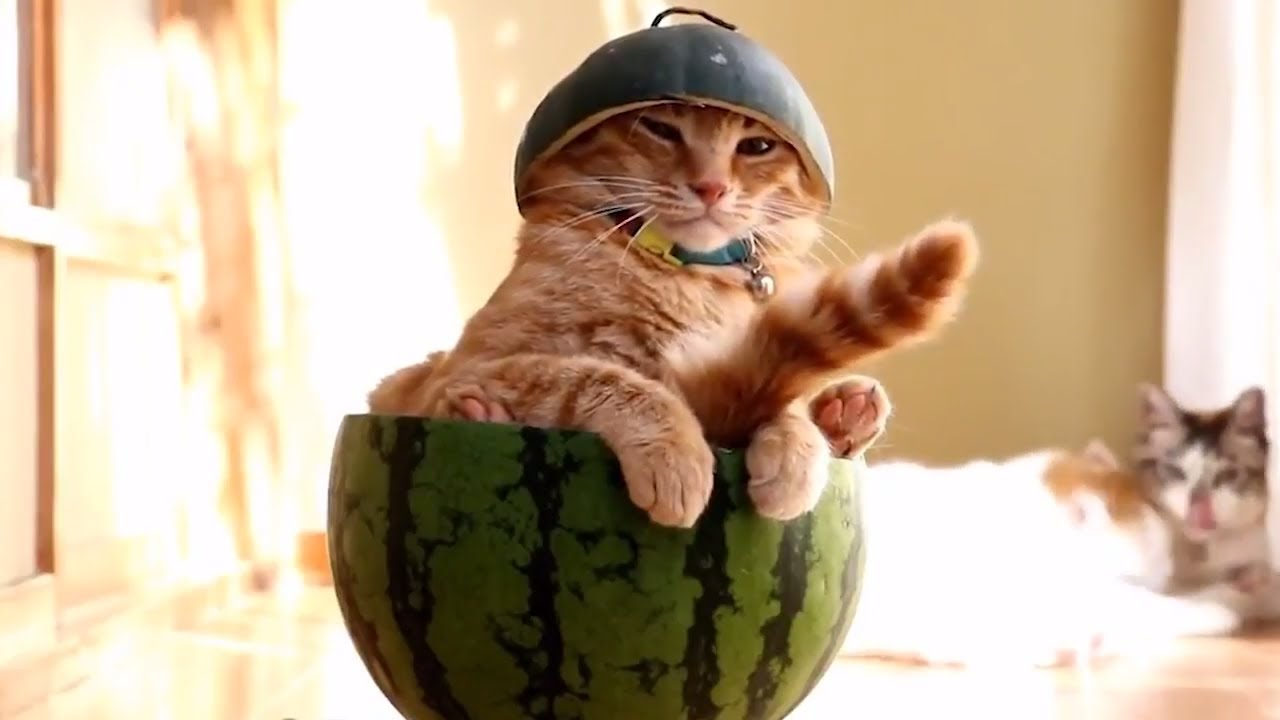
%> input picture Ejercicio 2 - Rompecabezas/gato.jpg, 1280 x 720 px
$ octave TPF_Ej2_proceso.m   (GNU Octave 9; MATLAB toolbox functions it lacks are replaced by stand-ins)
%> lines starting %> are read from the running program, lines starting %| are printed output that depends on the picture
% Abro la Imágen deseada
clc; clear all; close all;
[file,dir]= uigetfile ('*.bpm;*.jpg;*.png;*.tiff'); %filtro por tipo de archivo
%> the answer given: gato.jpg
filename=[dir,file]; %obtengo ruta y nombre de archivo
info=imfinfo(filename); % obtengo la metadata del archivo

I_rgb = imread(filename);
%> I_rgb is the input picture: size 720x1280x3 uint8; mean R, G, B 195.5, 173.8, 146.8

%% Verificamos si puede subdividirse en 16 piezas iguales.
[M_original, N_original, p] = size(I_rgb);
%> M_original = 720; N_original = 1280; p = 3

residuo_M = mod(M_original,4);
%> residuo_M = 0
residuo_N = mod(N_original,4);
%> residuo_N = 0

if residuo_N ~= 0 || residuo_M ~= 0
    if residuo_N ~= 0
        N_final = N_original - residuo_N;
    end
    if residuo_M ~= 0
        M_final = M_original - residuo_M;
    end

    % Hacemos un resize de la imágen
    I_rgb = imresize(I_rgb,[M_final,N_final]);

else
    M_final = M_original;
%> M_final = 720
    N_final = N_original;
%> N_final = 1280
end

%% Paso de RGB a Lab y grafico para ver los distintos canales.
I_lab = lab2double(applycform(I_rgb , makecform('srgb2lab')));
%> I_lab: size 720x1280x3 double; mean of channels 1, 2, 3 71.3, 5.9, 17.5

L = I_lab(:, :, 1); % Luminosidad (0 a 100)
a = I_lab(:, :, 2); % Canal Rojo-Verde
b = I_lab(:, :, 3); % Canal Azul-Amarillo
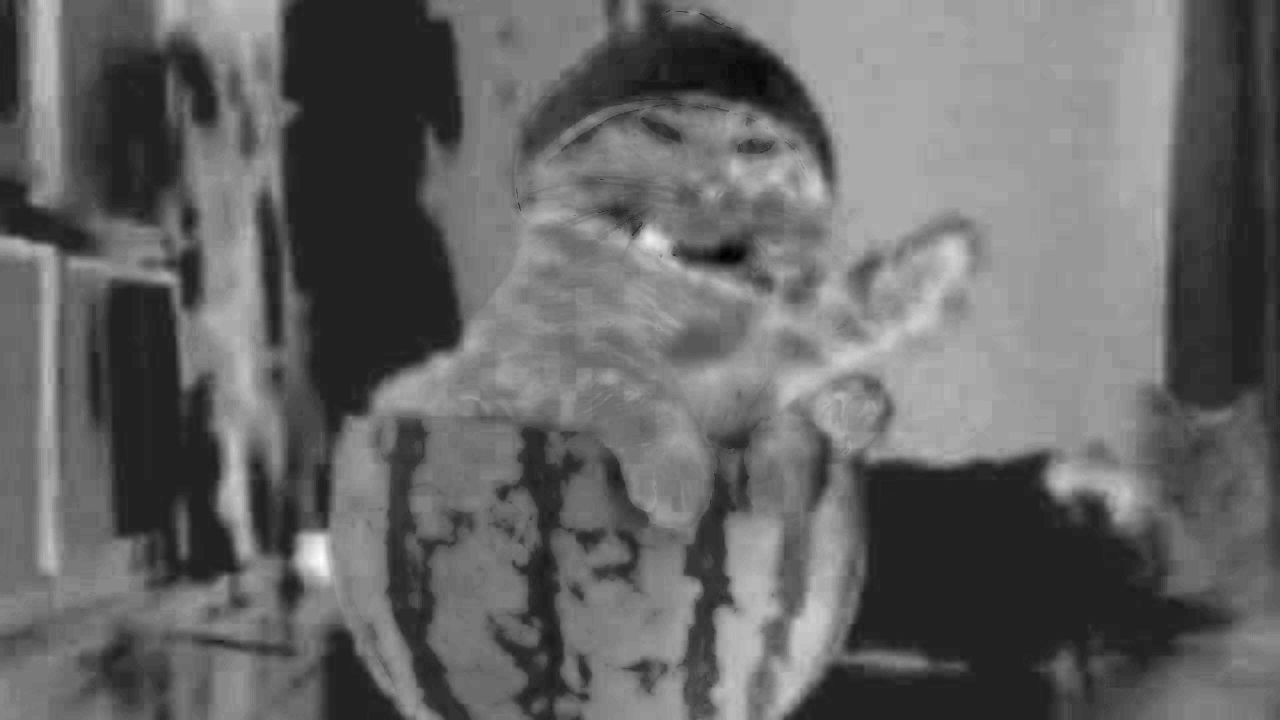
%> b: size 720x1280 double; min -10, max 59, mean 17.5; drawn with min black and max white

% Visualización de los distintos canales
figure
subplot(221); imshow(I_rgb); title('Imagen Original RGB');

% Canal L (Se ve como una imagen en escala de grises limpia)
subplot(222); imshow(L, [0 100]); title('Canal L* (Luminosidad)');

% Canal a (Zonas grises = neutro, zonas brillantes = rojo, oscuras = verde)
subplot(223); imshow(a, [-100 100]); title('Canal a* (Verde a Rojo)');

% Canal b (Zonas grises = neutro, zonas brillantes = amarillo, oscuras = azul)
subplot(224); imshow(b, [-100 100]); title('Canal b* (Azul a Amarillo)');
%> after `imshow(b, [-100 100])`:
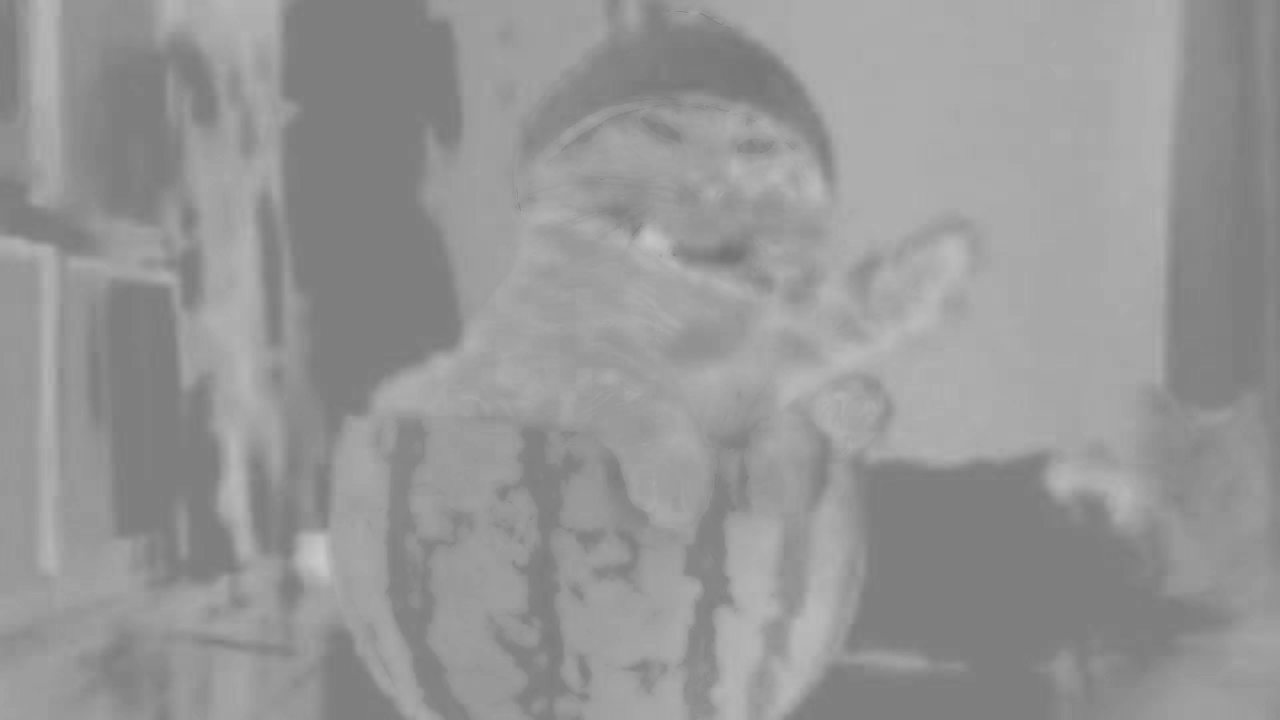
%> displayed picture: size 720x1280, on the screen's scale of 0 to 255; min 115, max 203, mean 149.8

%% División de piezas
m_pieza = M_final/4;
%> m_pieza = 180
n_pieza = N_final/4;
%> n_pieza = 320

% Utilizo mat2cell para covertir la imagen en una celda de 4x4, donde cada
% pieza es una submatriz de [m_pieza, n_pieza]
piezas = mat2cell(I_lab, repmat(m_pieza,1,4), repmat(n_pieza,1,4), p);
%> piezas = 16 items

% Muestro en una imágen las piezas (en rgb porque no puede graficar en Lab)
figure
for i=1:4
    for j=1:4
        subplot(4, 4, (i-1)*4+j);
        imshow(lab2rgb(piezas{i,j}));
    end
end
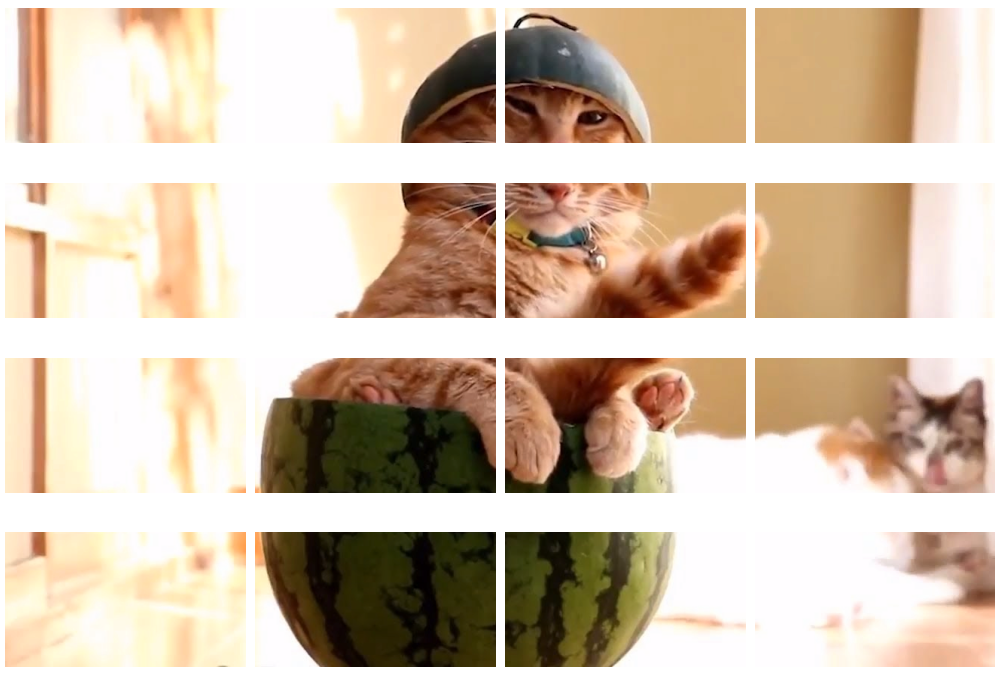
%> figure redrawn from the program's plot data, 16 panels

%% Mezclado de piezas
piezas_vector = reshape(piezas, 1, 16); %Paso de celda de matrices a vector de matrices
%> piezas_vector = 16 items
orden_piezas = randperm(16); % genera un vector con los números de 1 a 16 ordenados de forma aleatoria
piezas_mezcladas = reshape(piezas_vector(orden_piezas),4,4);
%> piezas_mezcladas = 16 items


% Utilizo cell2mat para armar la imágen mezclada.
I_mezclada = cell2mat(piezas_mezcladas);
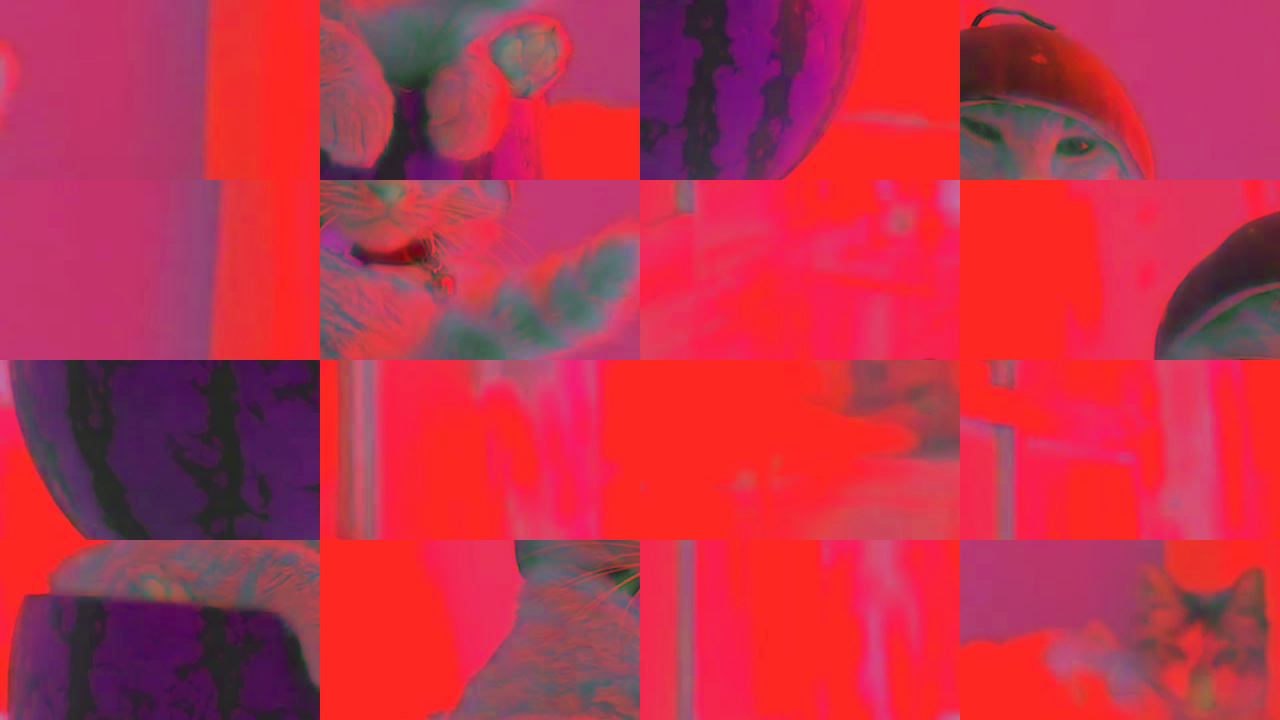
%> I_mezclada: size 720x1280x3 double; mean R, G, B 71.3, 5.9, 17.5; drawn with min black and max white

figure
imshow(lab2rgb(I_mezclada));title('Imágen con piezas mezcladas');
%> after `imshow(lab2rgb(I_mezclada))`:
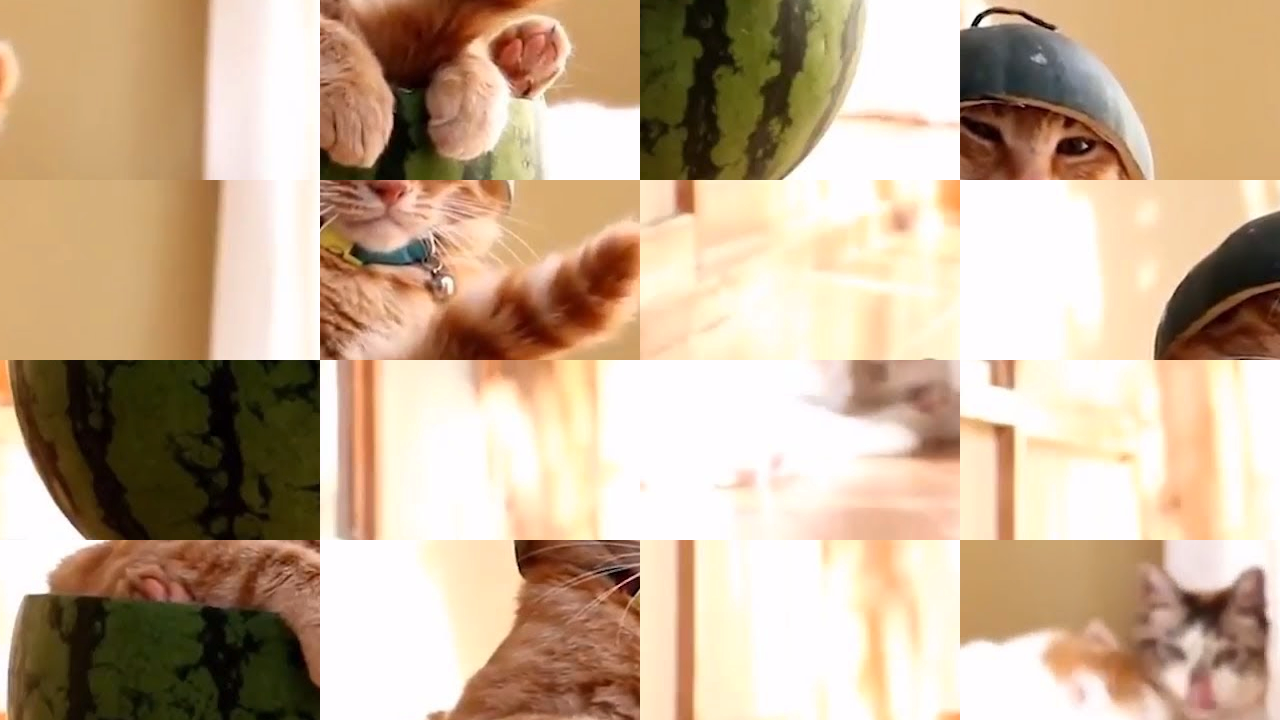
%> displayed picture: size 720x1280x3, on the screen's scale of 0 to 255; mean R, G, B 197.5, 173.4, 147

%% Algoritmo para rearmado de la imágen original
% Para las comparaciones utilizo la distancia euclídea sqrt(dL2 + dA2 + dB2).

% Realizo una celda auxiliar, donde voy a ubicar las piezas a medida que se
% vayan ordenando
piezas_mezcladas_vector = reshape(piezas_mezcladas, 1, 16); %para recorrer más facil las piezas
%> piezas_mezcladas_vector = 16 items
armado = cell(4,4);

% Mi pieza semilla va a ser la (1,1)
armado{1,1} = piezas{1,1};

% El rearmado va a ser de izquierda a derecha y de arriba hacia abajo,
% haciendo las comparaciones con los bordes de las piezas ya ubicadas anteriormente.

% Las comparaciones las realizo sobre el borde, pixel a pixel, tomando en cuenta los tres canales.
piezas_usadas = false(1,16); % Para ir marcando y sacando del algoritmo las piezas ya colocadas.

% Busco cual es la pieza {1,1}, para marcarla
for i = 1:16
    if piezas_mezcladas_vector{1,i} == armado{1,1}
        piezas_usadas(i)=true;
    end
end
%> after the loop, piezas_usadas = [false false false false false false true false false false false false false false false false]

% [173 lines of commented-out code are left out]

for i=1:4
    for j=1:4
        if i==1 && j==1 % Salteo el primero, ya conozco la posicion
            continue;
        end

        if i==1  % Primera fila: solo comparacion lateral
           borde_lat1 = armado{i,j-1}(:,end,:); % columna derecha de la pieza anterior
           menor_error_lat = 1000000000000000;

           for l = 1:16
               if piezas_usadas(l)==true % Si ya fue utilizada, sigo con el siguiente candidato
                   continue;
               end
               borde_lat2 = piezas_mezcladas_vector{1,l}(:,1,:); % columna izquierda de candidata
               dL_lat = borde_lat1(:,1) - borde_lat2(:,1);
               dA_lat = borde_lat1(:,2) - borde_lat2(:,2);
               dB_lat = borde_lat1(:,3) - borde_lat2(:,3);

               dE_lat = sqrt(dB_lat.^2+dA_lat.^2+dL_lat.^2);
               error_medio_lat = mean(dE_lat(:));
               if error_medio_lat <  menor_error_lat % Si es la de menor error, me quedo con la posición y continúo
                   menor_error_lat = error_medio_lat;
                   mejor_opcion_lat = l;
               end
           end
           armado{i,j} = piezas_mezcladas_vector{1,mejor_opcion_lat};
           piezas_usadas(mejor_opcion_lat) = true; % Marco la opción elegida para que no vuelva a tomarla como candidata

        elseif j==1 % Primera columna: solo comparacion superior-inferior
            borde_inf = armado{i-1,j}(end,:,:);
            menor_error_infsup = 1000000000000000;

            for n=1:16
                if piezas_usadas(n)==true
                    continue;
                end
                borde_sup = piezas_mezcladas_vector{1,n}(1,:,:);

                dL_infsup = borde_inf(:,:,1) - borde_sup(:,:,1);
                dA_infsup = borde_inf(:,:,2) - borde_sup(:,:,2);
                dB_infsup = borde_inf(:,:,3) - borde_sup(:,:,3);

                dE_infsup = sqrt(dB_infsup.^2+dA_infsup.^2+dL_infsup.^2);
                error_medio_infsup = mean(dE_infsup(:));
                if error_medio_infsup < menor_error_infsup
                    menor_error_infsup = error_medio_infsup;
                    mejor_opcion_infsup = n;
                end
            end
            armado{i,j} = piezas_mezcladas_vector{1,mejor_opcion_infsup};
            piezas_usadas(mejor_opcion_infsup) = true;

        else % Caso general: combina ambos bordes en un unico criterio
            borde_lat1 = armado{i,j-1}(:,end,:); % columna derecha de la pieza a la izquierda
            borde_inf  = armado{i-1,j}(end,:,:); % fila inferior de la pieza de arriba

            menor_error_total = 1000000000000000;

            for k = 1:16
                if piezas_usadas(k)==true
                    continue;
                end

                % --- error lateral (izquierda-derecha) ---
                borde_lat2 = piezas_mezcladas_vector{1,k}(:,1,:);
                dL_lat = borde_lat1(:,1) - borde_lat2(:,1);
                dA_lat = borde_lat1(:,2) - borde_lat2(:,2);
                dB_lat = borde_lat1(:,3) - borde_lat2(:,3);
                dE_lat = sqrt(dB_lat.^2+dA_lat.^2+dL_lat.^2);
                error_lat = mean(dE_lat(:));

                % --- error superior-inferior ---
                borde_sup = piezas_mezcladas_vector{1,k}(1,:,:);
                dL_infsup = borde_inf(:,:,1) - borde_sup(:,:,1);
                dA_infsup = borde_inf(:,:,2) - borde_sup(:,:,2);
                dB_infsup = borde_inf(:,:,3) - borde_sup(:,:,3);
                dE_infsup = sqrt(dB_infsup.^2+dA_infsup.^2+dL_infsup.^2);
                error_infsup = mean(dE_infsup(:));

                % --- error combinado ---
                error_total = error_lat + error_infsup;
                if error_total < menor_error_total
                    menor_error_total = error_total;
                    mejor_opcion = k;
                end
            end

            armado{i,j} = piezas_mezcladas_vector{1,mejor_opcion};
            piezas_usadas(mejor_opcion) = true;
        end
    end
end
%> after the loop, armado = 16 items; dA_infsup = 320 values, max 2 at index 179, min -1 at index 149, mean 0.0969; dA_lat = 180 values, max 2 at index 127, min -2 at index 119, mean -0.0333; dB_infsup = 320 values, max 2 at index 160, min -2 at index 230, mean 0.0938; dB_lat = 180 values, max 2 at index 117, min -1 at index 130, mean 0.178; dE_infsup = 320 values, max 4.06 at index 231, min 0 at index 1, mean 0.668; dE_lat = 180 values, max 3.09 at index 124, min 0 at index 1, mean 0.287; dL_infsup = 320 values, max 3.92 at index 232, min -1.57 at index 271, mean 0.105; dL_lat = 180 values, max 0.784 at index 117, min -2.75 at index 124, mean -0.0283; error_infsup = 0.668; error_lat = 0.287; error_medio_infsup = 26.75; error_medio_lat = 22.78; error_total = 0.954; mejor_opcion = 11; mejor_opcion_infsup = 10; mejor_opcion_lat = 2; menor_error_infsup = 0.526; menor_error_lat = 0.99; menor_error_total = 0.954

figure
for a=1:4
    for b=1:4
        subplot(4,4,(a-1)*4+b);
        imshow(lab2rgb(armado{a,b}));
    end
end
%> this loop made 4 passes
%> pass 2, `for b=1:4 subplot(4,4,(a-1)*4+b); imshow(lab2rgb(armado{a,b})); end`:
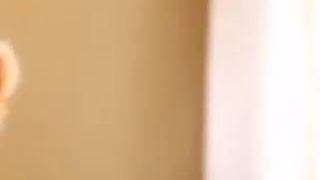
%> displayed picture: size 180x320x3, on the screen's scale of 0 to 255; mean R, G, B 219.6, 189.2, 155.3
